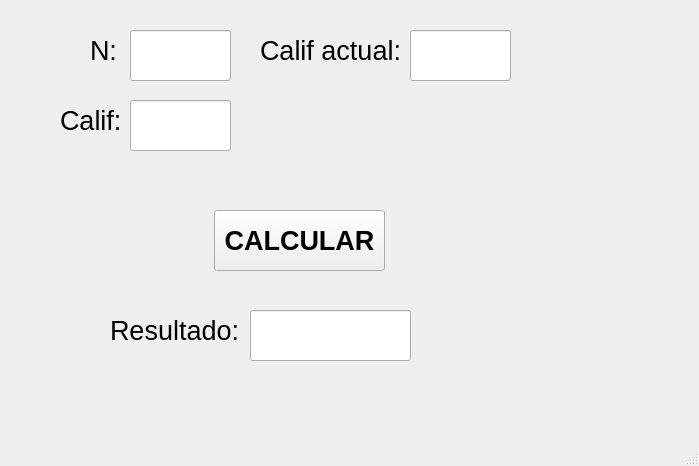
<?xml version="1.0" encoding="UTF-8"?>
<ui version="4.0">
 <class>MainWindow</class>
 <widget class="QMainWindow" name="MainWindow">
  <property name="geometry">
   <rect>
    <x>0</x>
    <y>0</y>
    <width>699</width>
    <height>466</height>
   </rect>
  </property>
  <property name="windowTitle">
   <string>MainWindow</string>
  </property>
  <widget class="QWidget" name="centralwidget">
   <widget class="QLabel" name="label">
    <property name="geometry">
     <rect>
      <x>90</x>
      <y>30</y>
      <width>31</width>
      <height>41</height>
     </rect>
    </property>
    <property name="text">
     <string>&lt;html&gt;&lt;head/&gt;&lt;body&gt;&lt;p&gt;&lt;span style=&quot; font-size:20pt;&quot;&gt;N:&lt;/span&gt;&lt;/p&gt;&lt;/body&gt;&lt;/html&gt;</string>
    </property>
   </widget>
   <widget class="QLineEdit" name="txt_n">
    <property name="geometry">
     <rect>
      <x>130</x>
      <y>30</y>
      <width>101</width>
      <height>51</height>
     </rect>
    </property>
    <property name="font">
     <font>
      <pointsize>16</pointsize>
      <weight>75</weight>
      <bold>true</bold>
     </font>
    </property>
    <property name="text">
     <string/>
    </property>
    <property name="alignment">
     <set>Qt::AlignCenter</set>
    </property>
   </widget>
   <widget class="QLineEdit" name="txt_calif">
    <property name="geometry">
     <rect>
      <x>130</x>
      <y>100</y>
      <width>101</width>
      <height>51</height>
     </rect>
    </property>
    <property name="font">
     <font>
      <pointsize>16</pointsize>
      <weight>75</weight>
      <bold>true</bold>
     </font>
    </property>
    <property name="text">
     <string/>
    </property>
    <property name="alignment">
     <set>Qt::AlignCenter</set>
    </property>
   </widget>
   <widget class="QLabel" name="label_2">
    <property name="geometry">
     <rect>
      <x>60</x>
      <y>100</y>
      <width>61</width>
      <height>41</height>
     </rect>
    </property>
    <property name="text">
     <string>&lt;html&gt;&lt;head/&gt;&lt;body&gt;&lt;p&gt;&lt;span style=&quot; font-size:20pt;&quot;&gt;Calif:&lt;/span&gt;&lt;/p&gt;&lt;/body&gt;&lt;/html&gt;</string>
    </property>
   </widget>
   <widget class="QLineEdit" name="txt_calif_actual">
    <property name="geometry">
     <rect>
      <x>410</x>
      <y>30</y>
      <width>101</width>
      <height>51</height>
     </rect>
    </property>
    <property name="font">
     <font>
      <pointsize>16</pointsize>
      <weight>75</weight>
      <bold>true</bold>
     </font>
    </property>
    <property name="text">
     <string/>
    </property>
    <property name="alignment">
     <set>Qt::AlignCenter</set>
    </property>
   </widget>
   <widget class="QLabel" name="label_3">
    <property name="geometry">
     <rect>
      <x>260</x>
      <y>30</y>
      <width>151</width>
      <height>41</height>
     </rect>
    </property>
    <property name="text">
     <string>&lt;html&gt;&lt;head/&gt;&lt;body&gt;&lt;p&gt;&lt;span style=&quot; font-size:20pt;&quot;&gt;Calif actual:&lt;/span&gt;&lt;/p&gt;&lt;/body&gt;&lt;/html&gt;</string>
    </property>
   </widget>
   <widget class="QLabel" name="label_4">
    <property name="geometry">
     <rect>
      <x>110</x>
      <y>310</y>
      <width>131</width>
      <height>41</height>
     </rect>
    </property>
    <property name="text">
     <string>&lt;html&gt;&lt;head/&gt;&lt;body&gt;&lt;p&gt;&lt;span style=&quot; font-size:20pt;&quot;&gt;Resultado:&lt;/span&gt;&lt;/p&gt;&lt;/body&gt;&lt;/html&gt;</string>
    </property>
   </widget>
   <widget class="QLineEdit" name="txt_resultado">
    <property name="geometry">
     <rect>
      <x>250</x>
      <y>310</y>
      <width>161</width>
      <height>51</height>
     </rect>
    </property>
    <property name="font">
     <font>
      <pointsize>16</pointsize>
      <weight>75</weight>
      <bold>true</bold>
     </font>
    </property>
    <property name="text">
     <string/>
    </property>
    <property name="alignment">
     <set>Qt::AlignCenter</set>
    </property>
   </widget>
   <widget class="QPushButton" name="btn_operacion">
    <property name="geometry">
     <rect>
      <x>214</x>
      <y>210</y>
      <width>171</width>
      <height>61</height>
     </rect>
    </property>
    <property name="font">
     <font>
      <pointsize>20</pointsize>
      <weight>75</weight>
      <bold>true</bold>
     </font>
    </property>
    <property name="text">
     <string>CALCULAR</string>
    </property>
   </widget>
  </widget>
  <widget class="QMenuBar" name="menubar">
   <property name="geometry">
    <rect>
     <x>0</x>
     <y>0</y>
     <width>699</width>
     <height>22</height>
    </rect>
   </property>
  </widget>
  <widget class="QStatusBar" name="statusbar"/>
 </widget>
 <resources/>
 <connections/>
</ui>
